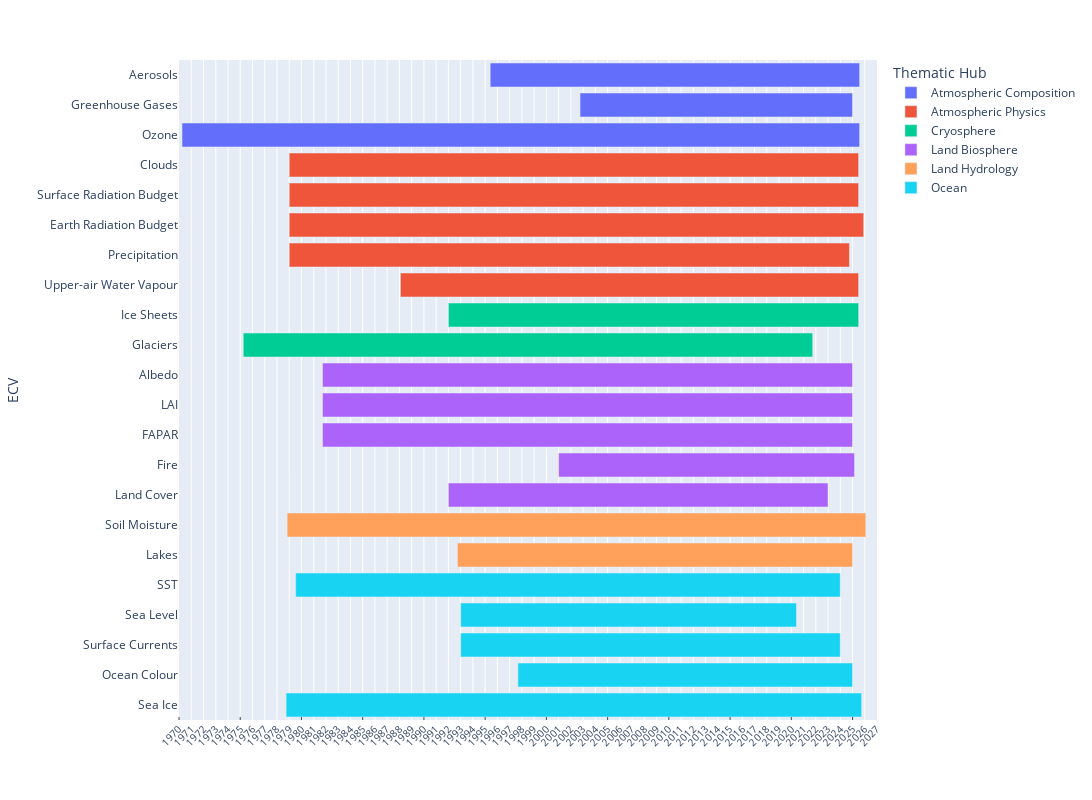

Here is the notebook cell this chart was saved with:
### Markdown cell above
### BUILD PANDAS DATAFRAME FOR TIME COVERAGE BY ECV

### Code cell
datesbeg = {}
datesend = {}
ecv_dic = {}
for k,ecv in enumerate(conf['ECV']):
    print(ecv)
    entries = conf['ECV'][ecv]['entry']
    print(entries)
    datemin_list = []
    datemax_list = []
    if ecv in ['Earth Radiation Budget']: 
        datemin,datemax = extract_dates_from_TSI()
        datemin_list.append(datemin)
        datemax_list.append(datemax)
    for entry in entries:
        jfilepath=f'{cds_form_dir}{entry}/constraints.json'
        print(entry)
        print(jfilepath)
        if entry == 'satellite-ice-sheet-elevation-change':
            datemin,datemax = extract_dates_icesheets(datasets_dir,entry,'AIS')
            datemin_list.append(datemin)
            datemax_list.append(datemax)
            datemin,datemax = extract_dates_icesheets(datasets_dir,entry,'GrIS')
            datemin_list.append(datemin)
            datemax_list.append(datemax)
        elif entry == 'satellite-ice-sheet-mass-balance':
            datemin,datemax = extract_dates_massbalance(datasets_dir)
            datemin_list.append(datemin)
            datemax_list.append(datemax)
        elif entry == 'derived-gridded-glacier-mass-change':
            jfile = f'{cds_form_dir}{entry}/constraints.json'
            datemin,datemax = extract_dates_derived_glaciers(jfile)
            datemin_list.append(datemin)
            datemax_list.append(datemax)
        elif entry == 'satellite-greenland-ice-sheet-velocity':
            datemin,datemax = extract_dates_icesheet_velocity(datasets_dir,entry,'AIS')
            datemin_list.append(datemin)
            datemax_list.append(datemax)
            datemin,datemax = extract_dates_icesheet_velocity(datasets_dir,entry,'GrIS')
            datemin_list.append(datemin)
            datemax_list.append(datemax)
        elif entry == 'insitu-glaciers-extent':    
            datemin= pd.Timestamp('1990-01-01') # http://www.glims.org/rgi_user_guide/06_dataset_summary.html
            datemax= pd.Timestamp('2010-12-31')
            datemin_list.append(datemin)
            datemax_list.append(datemax)
        elif entry =='satellite-total-column-water-vapour-ocean':
            # temporal aggregation is messed up. does not have the same meaning as other datasets
            # monthly should be yearly
            # 6-hourly should be monthly
            # need to write a special function that accounts for this
            datemin,datemax = extract_dates_wv(jfilepath)
            datemin_list.append(datemin)
            datemax_list.append(datemax)
        elif entry == 'satellite-lake-water-level':
            datemin,datemax = extract_dates_lake_levels(datasets_dir)
            datemin_list.append(datemin)
            datemax_list.append(datemax)
        # elif jfilepath == '/Users/cxjo/Documents/cds-forms-c3s/satellite-land-cover/constraints.json':
        #     datemin_list.append(pd.Timestamp('1992-01-01'))
        #     datemax_list.append(pd.Timestamp('2022-12-31'))
        else:
            # print(jfilepath)
            datemin,datemax = calc_dateminmax_from_cds_form(jfilepath,ecv)
            # print(ecv,datemin_list,datemax_list)
            datemin_list.append(datemin)
            datemax_list.append(datemax)
            # print(ecv,datemin_list,datemax_list)

    # now get the max and min per ECV, accounting for all products
    datemin_list = np.array(datemin_list)
    datemax_list = np.array(datemax_list)
    # datesbeg[ecv] = np.min(datemin_list)
    # datesend[ecv] = np.max(datemax_list)
    ecv_dic[k] = {
        'ECV'     : ecv,
        'DateBeg' : np.min(datemin_list),
        'DateEnd' : np.max(datemax_list),
        'Thematic Hub' : conf['ECV'][ecv]['Thematic_hub']
    }


# ecv_pd = pd.DataFrame([conf['ECV'].keys(),datesbeg,datesend],index=['DateBeg','DateEnd']).T
ecv_pd = pd.DataFrame.from_dict(ecv_dic,orient='index').sort_values(['Thematic Hub'])
ecv_pd['DateBeg'] = ecv_pd['DateBeg'].dt.ceil(freq='s')  
ecv_pd['DateEnd'] = ecv_pd['DateEnd'].dt.ceil(freq='s')  
ecv_pd['DateEnd'] = ecv_pd['DateEnd'].apply(lambda dt: dt.strftime("%Y-%m-%d"))
ecv_pd['DateBeg'] = ecv_pd['DateBeg'].apply(lambda dt: dt.strftime("%Y-%m-%d"))

print(ecv_pd.to_markdown())
today_date = pd.Timestamp.today().strftime('%Y%m%d') 
print(today_date)
ecv_pd.to_excel(f'ECV_time_coverage_perECV_{today_date}.xlsx')
# fig = px.timeline(ecv_pd, x_start="DateBeg", x_end="DateEnd", y='Product',color='Lot')

ecv_pd = ecv_pd.reindex([0,2,14,3,21,4,15,8,6,7,1,9,10,5,12,19,11,18,17,20,13,16])

fig = px.timeline(ecv_pd, x_start="DateBeg", x_end="DateEnd",y='ECV',color='Thematic Hub')

# fig = px.timeline(datasets_df, x_start="startdate", x_end="enddate", y='ECV')
fig.update_yaxes(autorange="reversed")
fig.update_layout(
    autosize=False,
    width=1200,
    height=800,
)
# fig.update_layout(
#     xaxis = dict(
#         dtick = 'Y1',
#         tickformat="%Y",
#     )
# )

xlab = np.arange(1970,thisyear+1).astype('int')
xlabtxt = [f'{i}' for i in xlab]


fig.update_xaxes(minor=dict(ticks="inside", showgrid=True))
fig.update_layout(
    xaxis = dict(
        tickmode = 'array',
        tickvals = xlab,
        ticktext = xlabtxt
    )
)
fig.update_xaxes(tickangle=-45)
fig.update_layout(
    xaxis = dict(
        tickfont = dict(
            size=10),
        )
    )
fig.update_xaxes(range = ['1970-01-01',f'{thisyear-1}-12-31'])
# print(fig)
today_date = pd.Timestamp.today().strftime('%Y%m%d') 
print(today_date)
print(f'temporal_coverage_by_ECV_{today_date}.png')
fig.write_image(f'temporal_coverage_by_ECV_{today_date}.pdf')
fig.write_image(f'temporal_coverage_by_ECV_{today_date}.png')
fig.show()

### Figure 1 — Plotly figure (JSON) as saved in the notebook; plotly's stock layout.template omitted (floating-point values rounded to 4 significant figures)
{"data": [{"base": ["1995-06-01T00:00:00.000000000", "2002-10-01T00:00:00.000000000", "1970-04-01T00:00:00.000000000"], "hovertemplate": "Thematic Hub=Atmospheric Composition<br>DateBeg=%{base}<br>DateEnd=%{x}<br>ECV=%{y}<extra></extra>", "legendgroup": "Atmospheric Composition", "marker": {"color": "#636efa", "pattern": {"shape": ""}}, "name": "Atmospheric Composition", "orientation": "h", "showlegend": true, "textposition": "auto", "type": "bar", "x": [951955200000, 702172800000, 1746144000000], "xaxis": "x", "y": ["Aerosols", "Greenhouse Gases", "Ozone"], "yaxis": "y"}, {"base": ["1979-01-01T00:00:00.000000000", "1979-01-01T00:00:00.000000000", "1979-01-01T00:00:00.000000000", "1979-01-01T00:00:00.000000000", "1988-01-31T00:00:00.000000000"], "hovertemplate": "Thematic Hub=Atmospheric Physics<br>DateBeg=%{base}<br>DateEnd=%{x}<br>ECV=%{y}<extra></extra>", "legendgroup": "Atmospheric Physics", "marker": {"color": "#EF553B", "pattern": {"shape": ""}}, "name": "Atmospheric Physics", "orientation": "h", "showlegend": true, "textposition": "auto", "type": "bar", "x": [1467244800000, 1467244800000, 1480464000000, 1443657600000, 1180656000000], "xaxis": "x", "y": ["Clouds", "Surface Radiation Budget", "Earth Radiation Budget", "Precipitation", "Upper-air Water Vapour"], "yaxis": "y"}, {"base": ["1992-01-01T00:00:00.000000000", "1975-04-01T00:00:00.000000000"], "hovertemplate": "Thematic Hub=Cryosphere<br>DateBeg=%{base}<br>DateEnd=%{x}<br>ECV=%{y}<extra></extra>", "legendgroup": "Cryosphere", "marker": {"color": "#00cc96", "pattern": {"shape": ""}}, "name": "Cryosphere", "orientation": "h", "showlegend": true, "textposition": "auto", "type": "bar", "x": [1057104000000, 1467417600000], "xaxis": "x", "y": ["Ice Sheets", "Glaciers"], "yaxis": "y"}, {"base": ["1981-09-20T00:00:00.000000000", "1981-09-20T00:00:00.000000000", "1981-09-20T00:00:00.000000000", "2001-01-01T00:00:00.000000000", "1992-01-01T00:00:00.000000000"], "hovertemplate": "Thematic Hub=Land Biosphere<br>DateBeg=%{base}<br>DateEnd=%{x}<br>ECV=%{y}<extra></extra>", "legendgroup": "Land Biosphere", "marker": {"color": "#ab63fa", "pattern": {"shape": ""}}, "name": "Land Biosphere", "orientation": "h", "showlegend": true, "textposition": "auto", "type": "bar", "x": [1365811200000, 1365811200000, 1365811200000, 762393600000, 978220800000], "xaxis": "x", "y": ["Albedo", "LAI", "FAPAR", "Fire", "Land Cover"], "yaxis": "y"}, {"base": ["1978-11-01T00:00:00.000000000", "1992-09-26T00:00:00.000000000"], "hovertemplate": "Thematic Hub=Land Hydrology<br>DateBeg=%{base}<br>DateEnd=%{x}<br>ECV=%{y}<extra></extra>", "legendgroup": "Land Hydrology", "marker": {"color": "#FFA15A", "pattern": {"shape": ""}}, "name": "Land Hydrology", "orientation": "h", "showlegend": true, "textposition": "auto", "type": "bar", "x": [1491091200000, 1018137600000], "xaxis": "x", "y": ["Soil Moisture", "Lakes"], "yaxis": "y"}, {"base": ["1979-07-13T00:00:00.000000000", "1993-01-01T00:00:00.000000000", "1993-01-01T00:00:00.000000000", "1997-09-04T00:00:00.000000000", "1978-10-01T00:00:00.000000000"], "hovertemplate": "Thematic Hub=Ocean<br>DateBeg=%{base}<br>DateEnd=%{x}<br>ECV=%{y}<extra></extra>", "legendgroup": "Ocean", "marker": {"color": "#19d3f3", "pattern": {"shape": ""}}, "name": "Ocean", "orientation": "h", "showlegend": true, "textposition": "auto", "type": "bar", "x": [1403308800000, 865296000000, 978134400000, 862272000000, 1483056000000], "xaxis": "x", "y": ["SST", "Sea Level", "Surface Currents", "Ocean Colour", "Sea Ice"], "yaxis": "y"}], "layout": {"autosize": false, "barmode": "overlay", "height": 800, "legend": {"title": {"text": "Thematic Hub"}, "tracegroupgap": 0}, "margin": {"t": 60}, "width": 1200, "xaxis": {"anchor": "y", "domain": [0, 1], "minor": {"showgrid": true, "ticks": "inside"}, "range": ["1970-01-01", "2026-12-31"], "tickangle": -45, "tickfont": {"size": 10}, "tickmode": "array", "ticktext": ["1970", "1971", "1972", "1973", "1974", "1975", "1976", "1977", "1978", "1979", "1980", "1981", "1982", "1983", "1984", "1985", "1986", "1987", "1988", "1989", "1990", "1991", "1992", "1993", "1994", "1995", "1996", "1997", "1998", "1999", "2000", "2001", "2002", "2003", "2004", "2005", "2006", "2007", "2008", "2009", "2010", "2011", "2012", "2013", "2014", "2015", "2016", "2017", "2018", "2019", "2020", "2021", "2022", "2023", "2024", "2025", "2026", "2027"], "tickvals": [1970, 1971, 1972, 1973, 1974, 1975, 1976, 1977, 1978, 1979, 1980, 1981, 1982, 1983, 1984, 1985, 1986, 1987, 1988, 1989, 1990, 1991, 1992, 1993, 1994, 1995, 1996, 1997, 1998, 1999, 2000, 2001, 2002, 2003, 2004, 2005, 2006, 2007, 2008, 2009, 2010, 2011, 2012, 2013, 2014, 2015, 2016, 2017, 2018, 2019, 2020, 2021, 2022, 2023, 2024, 2025, 2026, 2027], "type": "date"}, "yaxis": {"anchor": "x", "autorange": "reversed", "domain": [0, 1], "title": {"text": "ECV"}}}}
